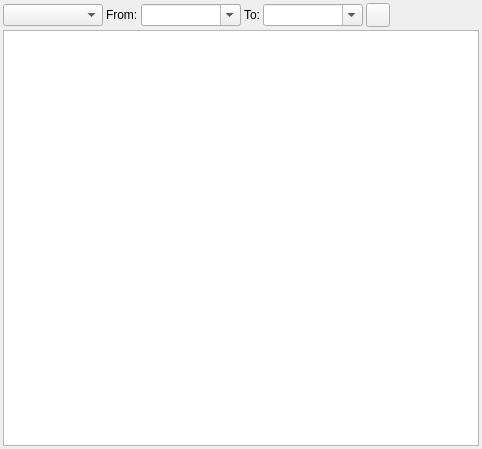
<?xml version="1.0" encoding="UTF-8"?>
<ui version="4.0">
 <class>MRP_SoftwareLicenseReportWidget</class>
 <widget class="QWidget" name="MRP_SoftwareLicenseReportWidget">
  <property name="geometry">
   <rect>
    <x>0</x>
    <y>0</y>
    <width>482</width>
    <height>449</height>
   </rect>
  </property>
  <property name="windowTitle">
   <string>Dialog</string>
  </property>
  <layout class="QGridLayout" name="gridLayout_2">
   <property name="leftMargin">
    <number>3</number>
   </property>
   <property name="topMargin">
    <number>3</number>
   </property>
   <property name="rightMargin">
    <number>3</number>
   </property>
   <property name="bottomMargin">
    <number>3</number>
   </property>
   <property name="spacing">
    <number>3</number>
   </property>
   <item row="0" column="0">
    <layout class="QHBoxLayout" name="horizontalLayout_2">
     <item>
      <widget class="QComboBox" name="cbField">
       <property name="sizePolicy">
        <sizepolicy hsizetype="Expanding" vsizetype="Fixed">
         <horstretch>0</horstretch>
         <verstretch>0</verstretch>
        </sizepolicy>
       </property>
       <property name="minimumSize">
        <size>
         <width>100</width>
         <height>0</height>
        </size>
       </property>
      </widget>
     </item>
     <item>
      <widget class="QLabel" name="lblFrom">
       <property name="text">
        <string>From:</string>
       </property>
      </widget>
     </item>
     <item>
      <widget class="QComboBox" name="cbFrom">
       <property name="sizePolicy">
        <sizepolicy hsizetype="Expanding" vsizetype="Fixed">
         <horstretch>0</horstretch>
         <verstretch>0</verstretch>
        </sizepolicy>
       </property>
       <property name="minimumSize">
        <size>
         <width>100</width>
         <height>0</height>
        </size>
       </property>
       <property name="editable">
        <bool>true</bool>
       </property>
       <property name="maxVisibleItems">
        <number>15</number>
       </property>
      </widget>
     </item>
     <item>
      <widget class="QLabel" name="lblTo">
       <property name="text">
        <string>To:</string>
       </property>
      </widget>
     </item>
     <item>
      <widget class="QComboBox" name="cbTo">
       <property name="sizePolicy">
        <sizepolicy hsizetype="Expanding" vsizetype="Fixed">
         <horstretch>0</horstretch>
         <verstretch>0</verstretch>
        </sizepolicy>
       </property>
       <property name="minimumSize">
        <size>
         <width>100</width>
         <height>0</height>
        </size>
       </property>
       <property name="editable">
        <bool>true</bool>
       </property>
       <property name="maxVisibleItems">
        <number>15</number>
       </property>
      </widget>
     </item>
     <item>
      <widget class="QToolButton" name="pbRefresh">
       <property name="minimumSize">
        <size>
         <width>24</width>
         <height>24</height>
        </size>
       </property>
       <property name="maximumSize">
        <size>
         <width>24</width>
         <height>24</height>
        </size>
       </property>
       <property name="toolTip">
        <string>Refresh report</string>
       </property>
       <property name="text">
        <string/>
       </property>
       <property name="icon">
        <iconset resource="../../../db/src/gui/db.qrc">
         <normaloff>:/images/icons/arrow_refresh.png</normaloff>:/images/icons/arrow_refresh.png</iconset>
       </property>
      </widget>
     </item>
     <item>
      <spacer name="horizontalSpacer">
       <property name="orientation">
        <enum>Qt::Horizontal</enum>
       </property>
       <property name="sizeHint" stdset="0">
        <size>
         <width>40</width>
         <height>20</height>
        </size>
       </property>
      </spacer>
     </item>
    </layout>
   </item>
   <item row="1" column="0">
    <widget class="RB_TextEdit" name="teReport"/>
   </item>
  </layout>
 </widget>
 <customwidgets>
  <customwidget>
   <class>RB_TextEdit</class>
   <extends>QTextEdit</extends>
   <header>rb_textedit.h</header>
  </customwidget>
 </customwidgets>
 <tabstops>
  <tabstop>teReport</tabstop>
  <tabstop>cbField</tabstop>
  <tabstop>cbFrom</tabstop>
  <tabstop>cbTo</tabstop>
  <tabstop>pbRefresh</tabstop>
 </tabstops>
 <resources>
  <include location="../../../db/src/gui/db.qrc"/>
 </resources>
 <connections/>
</ui>
